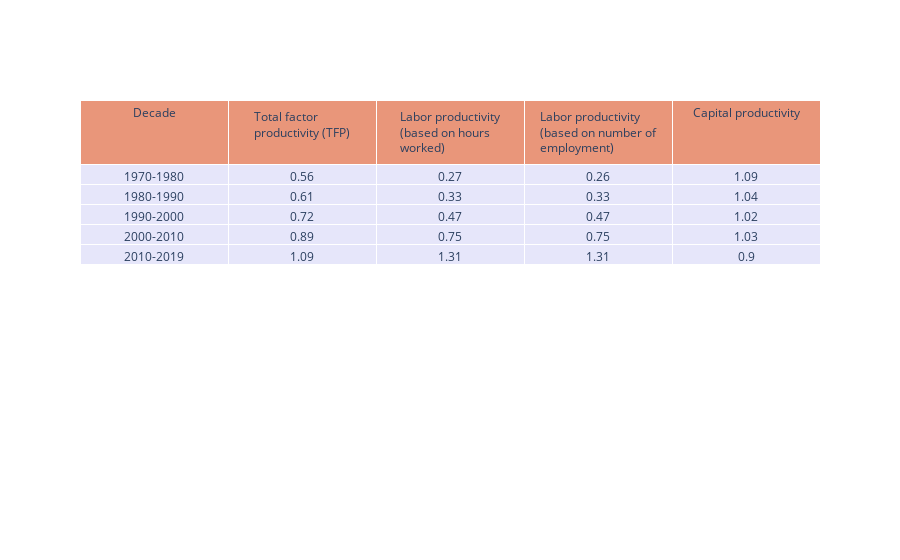

Source (notebook cell):
### Code cell
from plotly.subplots import make_subplots
import plotly.graph_objects as go
import pandas as pd
from plotly import tools

df0 = pd.read_excel('/Users/kalyan/Library/CloudStorage/OneDrive-IIMVIZAG/Kalyan-Research/APO/Data-Analysis-Manuscript/APO-Productivity-India.xlsx'
                  , sheet_name='Productivity-Indices', header= 0, usecols= "C:BA", index_col=0)

df1 = df0.transpose()
# col_list=df1.columns
# col_list=col_list.insert(0,'Year')
# print(col_list)

    

# Slice data by Decades
df_70 = df1[df1.index < 1981]
df_70.insert(0, 'Decade', '1970-1980')

df_80 = df1[(df1.index > 1980) & (df1.index < 1991)]
df_80.insert(0,'Decade',"1980-1990")

df_90 = df1[(df1.index > 1990) & (df1.index < 2001)]
df_90.insert(0,'Decade',"1990-2000")

df_00 = df1[(df1.index > 2000) & (df1.index < 2011)]
df_00.insert(0,'Decade',"2000-2010")

df_10 = df1[(df1.index > 2010) & (df1.index < 2021)]
df_10.insert(0,'Decade',"2010-2019")

df2 = pd.concat([df_70, df_80, df_90, df_00, df_10])
col_list= df2.columns

df_decade_avg = df2.groupby('Decade').aggregate('mean').round(2)

# print(df_decade_avg)

fig = go.Figure(data=[go.Table(
                        header=dict(values=(col_list),
                                 fill_color='darksalmon',
                                 align='center'),
                        cells=dict(values=[
                                    df_decade_avg.index, 
                                    df_decade_avg['Total factor productivity (TFP)'], 
                                    df_decade_avg['Labor productivity (based on hours worked)'],
                                    df_decade_avg['Labor productivity (based on number of employment)'],
                                    df_decade_avg['Capital productivity']],
                                fill_color='lavender',
                                align='center')
                                  )]
    )

fig.show()

####### Prepare df to write to excel #######
df = df_decade_avg

# Add a header format.
header_format = workbook.add_format({
    'bold': True,
    'text_wrap': True,
    'valign': 'top',
    'fg_color': '#D7E4BC',
    'border': 1})

# Create a Pandas Excel writer using XlsxWriter as the engine.
writer = pd.ExcelWriter('pandas_simple.xlsx', engine='xlsxwriter')

# Convert the dataframe to an XlsxWriter Excel object.
df.to_excel(writer, sheet_name='Decade-Avg-Prod-Index',)

# Close the Pandas Excel writer and output the Excel file.
writer.save()

### Figure 1 — Plotly figure (JSON) as saved in the notebook; plotly's stock layout.template omitted (floating-point values rounded to 4 significant figures)
{"data": [{"cells": {"align": "center", "fill": {"color": "lavender"}, "values": [["1970-1980", "1980-1990", "1990-2000", "2000-2010", "2010-2019"], [0.56, 0.61, 0.72, 0.89, 1.09], [0.27, 0.33, 0.47, 0.75, 1.31], [0.26, 0.33, 0.47, 0.75, 1.31], [1.09, 1.04, 1.02, 1.03, 0.9]]}, "header": {"align": "center", "fill": {"color": "darksalmon"}, "values": ["Decade", "Total factor productivity (TFP)", "Labor productivity (based on hours worked)", "Labor productivity (based on number of employment)", "Capital productivity"]}, "type": "table"}], "layout": {}}
